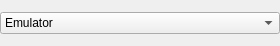
<?xml version="1.0" encoding="UTF-8"?>
<ui version="4.0">
 <class>OutputDeviceSettingsWidget</class>
 <widget class="QWidget" name="OutputDeviceSettingsWidget">
  <property name="geometry">
   <rect>
    <x>0</x>
    <y>0</y>
    <width>280</width>
    <height>46</height>
   </rect>
  </property>
  <property name="windowTitle">
   <string>Form</string>
  </property>
  <layout class="QGridLayout" name="gridLayout">
   <property name="leftMargin">
    <number>0</number>
   </property>
   <property name="topMargin">
    <number>0</number>
   </property>
   <property name="rightMargin">
    <number>0</number>
   </property>
   <property name="bottomMargin">
    <number>0</number>
   </property>
   <item row="0" column="0">
    <widget class="QComboBox" name="outputDeviceComboBox">
     <item>
      <property name="text">
       <string>Emulator</string>
      </property>
     </item>
    </widget>
   </item>
  </layout>
 </widget>
 <resources/>
 <connections/>
</ui>
